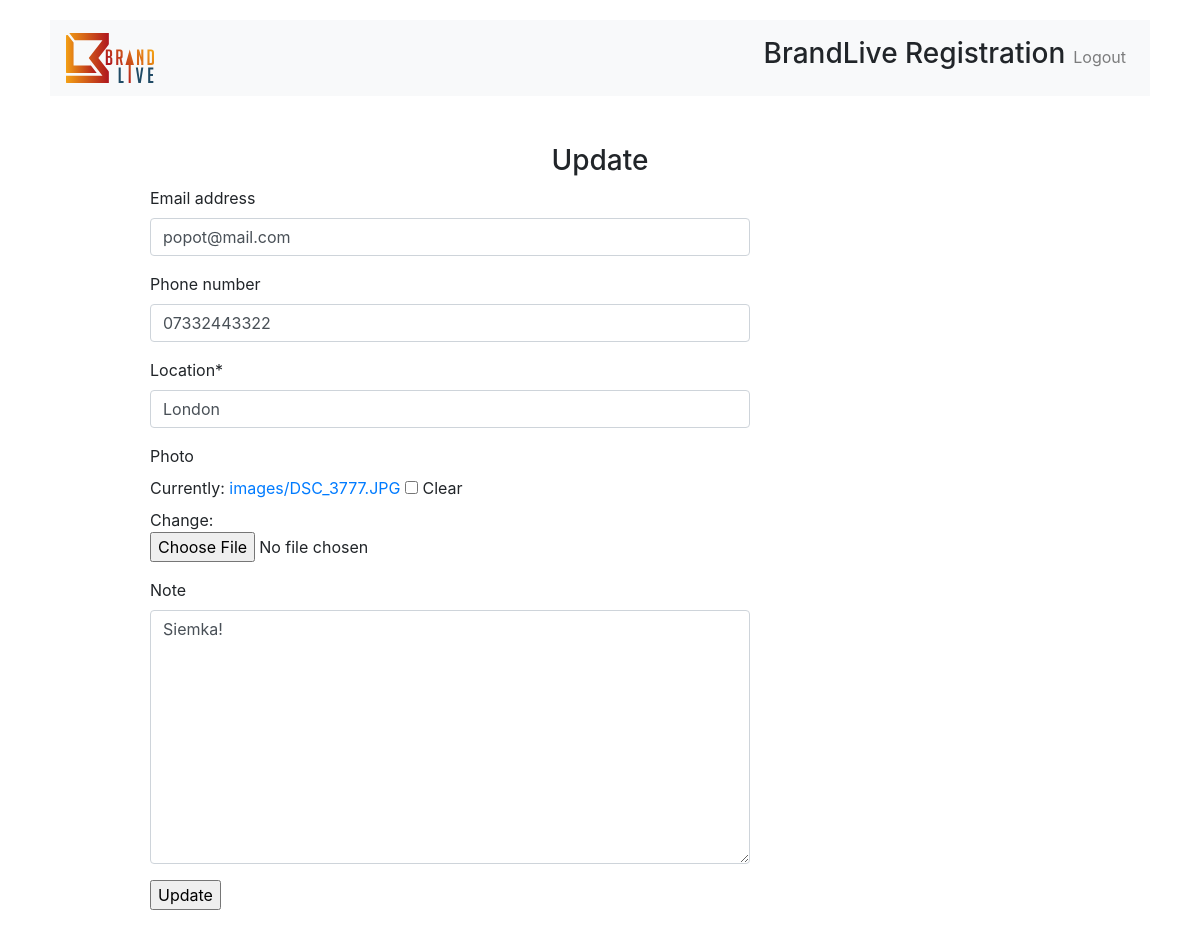
/update/2 (signed in), run on an earlier commit of the app's database.
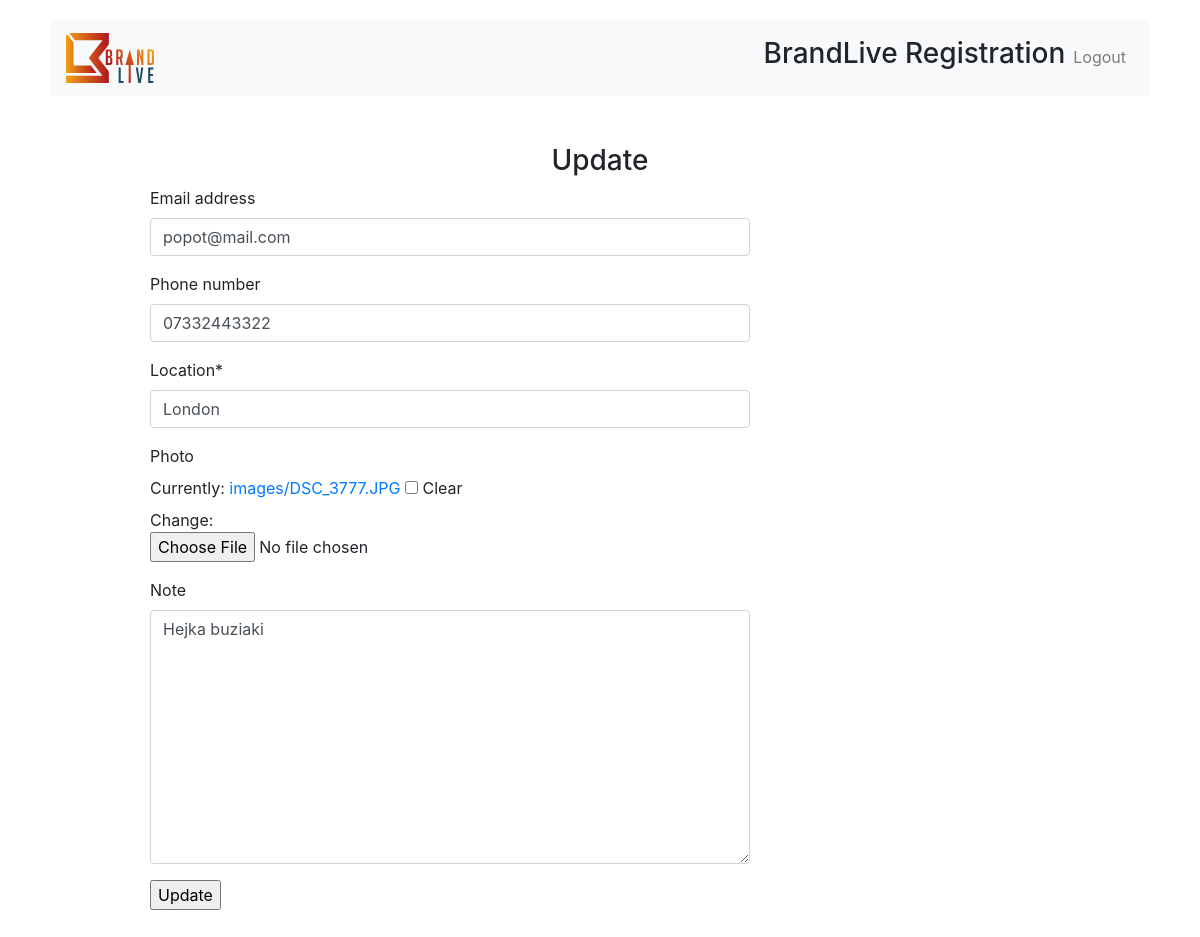
And on a later commit of the database.
### candidate_app/models.py (models this page shows, shortened)
class CandidateProfile(User):
    gender_choice = (
        ('Female', 'Female'),
        ('Male', 'Male'),
    )
    age_choice = (
        ('16-20', '16-20'),
        ('21-30', '21-30'),
        ('31-40', '31-40'),
        ('40+', '40+'),
    )
    gender = models.CharField(max_length=20, choices=gender_choice)
    age = models.CharField(max_length=20, choices=age_choice)
    location = models.CharField(max_length=200, default='London')
    phone_number = models.CharField(max_length=20, blank=True)
    photo = models.ImageField(upload_to='images/', blank=True)
    note = models.TextField(max_length=500,
                            blank=True)

### candidate_app/views.py (the view)
# urls.py: path('update/<int:pk>', CandidateUpdateView.as_view(), name='update'),
class CandidateUpdateView(UpdateView):
    model = CandidateProfile
    fields = ['email', 'phone_number', 'location', 'photo', 'note']
    template_name_suffix = '_update_form'

### candidate_app/templates/candidate_app/candidateprofile_update_form.html (shortened to what this page needs)
{% extends 'base_generic.html' %}
{% block content %}
{% if request.user.is_authenticated %}
{% if request.user.id == object.id %}
{% load crispy_forms_tags %}
<h3 class="main-title" style="text-align: center">Update</h3>
<div style="width: 50%; margin-left: 150px">
    <form method="post" accept-charset="utf-8" enctype="multipart/form-data">
        {{ form|crispy }}
        <input type="submit" value="Update">
    </form>
</div>
{% else %}
<h2 class="deny_access">You have no permission to access this page</h2>
{% endif %}
{% else %}
<div style="text-align: center;">
    <h4> You are not logged in. Please log in <a href="{% url 'user-login' %}">here</a></h4>
</div>
{% endif %}
{% endblock %}

What changed in the data, as far as the page shows it:
changed CandidateProfile "London": note "Siemka!" → "Hejka buziaki"
